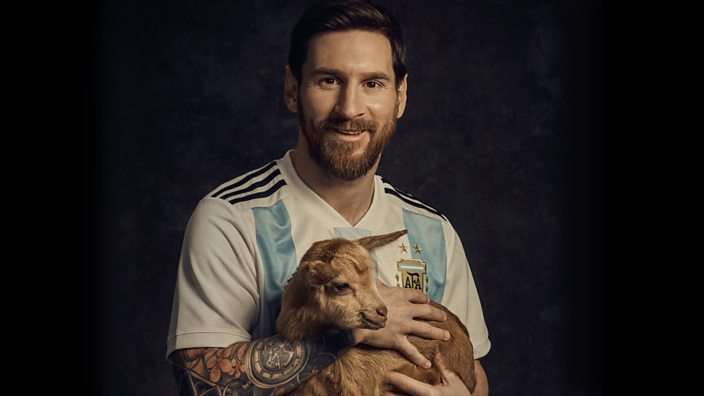
#> input picture Messi.jpg, 704 x 396 px
$ jupyter execute --allow-errors 'Assignment 4.ipynb'   (older library calls are emulated)   (text cells are left out)
#> lines starting #> are read from the running program, lines starting #| are printed output that depends on the picture; after the words box and inside, x2 and y2 are one past the last pixel; in counts of white or black regions, pixels touching at a corner belong together
[cell 1]
#Load Image using openCV
import cv2
import numpy as np
image = cv2.imread("Messi.jpg")
#> image is the input picture: shape (396, 704, 3); mean B, G, R 33, 34.3, 40.2
cv2.imshow("Messi",image)
cv2.waitKey(0)
cv2.destroyAllWindows()

[cell 2]
#BGR to GrayScale
img=image.copy()
img=cv2.cvtColor(img,cv2.COLOR_BGR2GRAY)
cv2.imshow("Image",img)
cv2.waitKey(0)
cv2.destroyAllWindows()

[cell 3]
#Save Image
cv2.imwrite("MessiGray.jpg",img)
#> Out = True

[cell 4]
Gimg=image.copy()
Gimg=cv2.GaussianBlur(Gimg,(7,7),0)
cv2.imshow("Image",Gimg)
cv2.waitKey(0)
cv2.destroyAllWindows()

[cell 5]
Mimg=img.copy()
Mimg=cv2.medianBlur(Mimg,5)
cv2.imshow("Image",Mimg)
cv2.waitKey(0)
cv2.destroyAllWindows()

[cell 6]
Himg=img.copy()
Himg=cv2.equalizeHist(Himg)
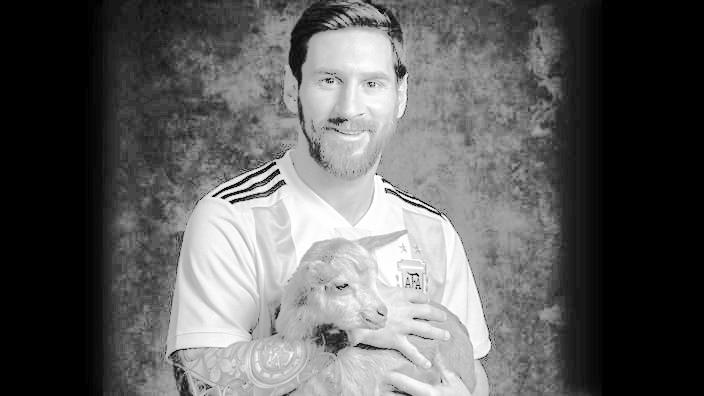
#> Himg: shape (396, 704); min 0, max 255, mean 95.3
cv2.imshow("Image",Himg)
cv2.waitKey(0)
cv2.destroyAllWindows()

[cell 7]
Simg=img.copy()
Simg=cv2.Sobel(Simg,cv2.CV_64F,1,0,ksize=5)
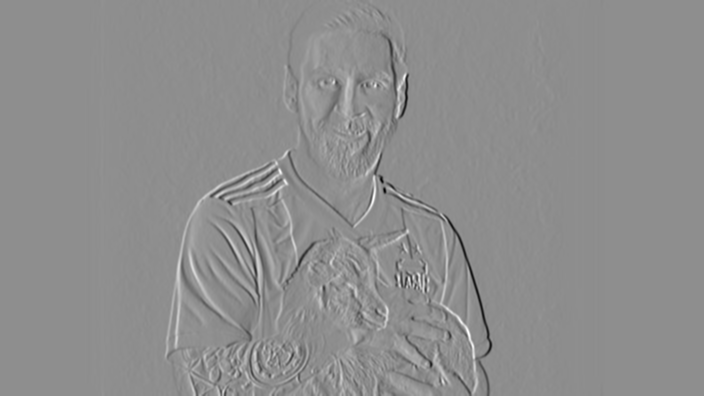
#> Simg: shape (396, 704) float64; min -8138, max 6462, mean 0; drawn with min black and max white
cv2.imshow("Image",Simg)
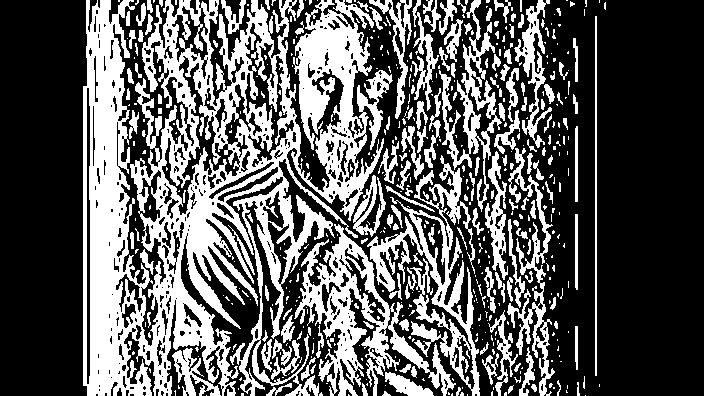
#> window 'Image': shape (396, 704); 35.7% white; 522 white regions (357 under 20 px), largest, box (x1, y1, x2, y2) and area: (83, 0, 393, 396) 56992, (294, 224, 456, 396) 7557, (367, 155, 480, 396) 6714
cv2.waitKey(0)
cv2.destroyAllWindows()

[cell 8]
Cimg=img.copy()
Cimg=cv2.Canny(Cimg,100,200)
#> Cimg: shape (396, 704); 3.8% white in thin lines or dots, all inside (x1, y1, x2, y2) = (165, 6, 491, 396)
cv2.imshow("Image",Cimg)
cv2.waitKey(0)
cv2.destroyAllWindows()

[cell 9]
import cv2
import numpy as np
img_rgb = cv2.imread('8.jpeg')
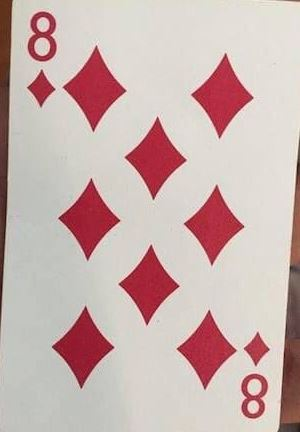
#> input picture 8.jpeg, 300 x 432 px
#> img_rgb is the input picture: shape (432, 300, 3); mean B, G, R 175.5, 178.3, 202

img_gray = cv2.cvtColor(img_rgb, cv2.COLOR_BGR2GRAY)

# Read the template
template = cv2.imread('dinari.png', 0)
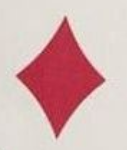
#> input picture dinari.png, 127 x 150 px
#> template: shape (150, 127); min 72, max 236, mean 193.3

# Store width and height of template in w and h
w, h = template.shape[::-1]
#> w = 127; h = 150

# Perform match operations.
res = cv2.matchTemplate(img_gray, template, cv2.TM_CCOEFF_NORMED)
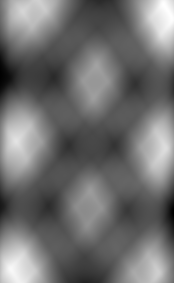
#> res: shape (283, 174) float32; min -0.355, max 0.606, mean 0.068; drawn with min black and max white

# Specify a threshold
threshold = 0.4

# Store the coordinates of matched area in a numpy array
loc = np.where(res >= threshold)
#> loc = 2836 positions, rows 0 to 282, columns 1 to 173

# Draw a rectangle around the matched region.
for pt in zip(*loc[::-1]):
	cv2.rectangle(img_rgb, pt, (pt[0] + w, pt[1] + h), (0, 255, 255), 2)
#> this loop made 2836 passes
#> pt on passes 1 to 3: (31, 0), (32, 0), (33, 0)
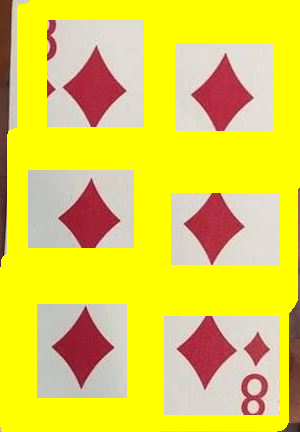
#> img_rgb: shape (432, 300, 3); mean B, G, R 74.4, 211.5, 227.8

# Show the final image with the matched area.
cv2.imshow('Detected', img_rgb)
cv2.waitKey(0)
cv2.destroyAllWindows()

[cell 10]
image2 = cv2.imread('Phone.jpg')
#> (the rest of this cell did not finish here and is left out)

#> (a cell that did not finish here is left out)

#> (a cell that did not finish here is left out)

#> (a cell that did not finish here is left out)

[cell 14]
# Load a colred image
image3 = cv2.imread('Messi.jpg')
# Display the original image inside a circle
mask = np.zeros(image3.shape[:2], dtype="uint8")
(cX, cY) = (image3.shape[1] // 2, image3.shape[0] // 2)
#> cX = 352; cY = 198
cv2.circle(mask, (cX, cY), 200, 255, -1)
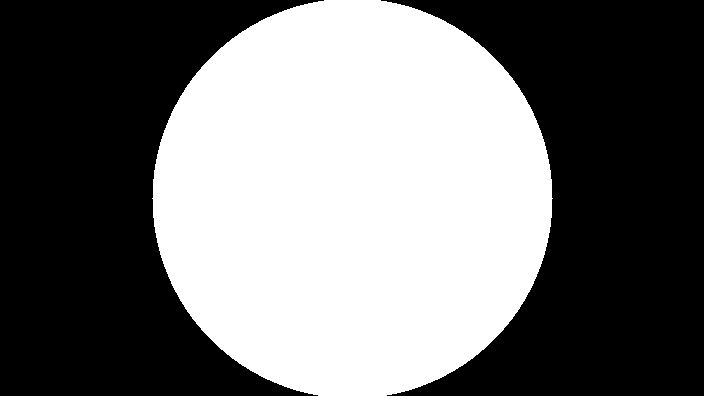
#> mask: shape (396, 704); 45% white; 1 white region, box (x1, y1, x2, y2) and area: (152, 0, 553, 396) 125492
masked = cv2.bitwise_and(image3, image3, mask=mask)
cv2.imshow("Mask Applied to Image", masked)
cv2.waitKey(0)
cv2.destroyAllWindows()

[cell 15]
import cv2
eye_cascade = cv2.CascadeClassifier('haarcascade_eye.xml')
face_cascade = cv2.CascadeClassifier('haarcascade_frontalface_default.xml')

cap = cv2.VideoCapture(0)

while True:
    _, img = cap.read()
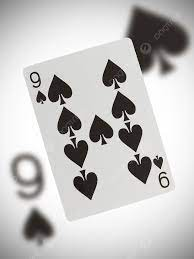
#> input picture im.jpeg, 194 x 259 px, given in place of the camera
#> img is the input picture: shape (259, 194, 3); mean B, G, R 193.8, 194.5, 195.9

    gray = cv2.cvtColor(img, cv2.COLOR_BGR2GRAY)

    faces = face_cascade.detectMultiScale(gray, 1.1, 4)
#> faces = ()
    eyes=eye_cascade.detectMultiScale(gray, 1.1, 4)
#> eyes = [[156, 57, 21, 21], [16, 184, 22, 22], [111, 140, 64, 64]]
    for (x, y, w, h) in faces:
        cv2.rectangle(img, (x, y), (x+w, y+h), (255, 0, 0), 2)
#> this loop made 0 passes
    for (x, y, w, h) in eyes:
        cv2.rectangle(img, (x, y), (x+w, y+h), (255, 0, 0), 2)
#> this loop made 3 passes
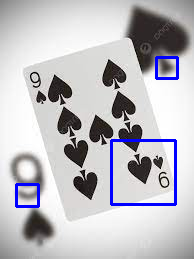
#> img: shape (259, 194, 3); 2.53% of pixels changed, all inside (x1, y1, x2, y2) = (15, 56, 179, 208)
    cv2.imshow('Face Detection', img)

    k = cv2.waitKey(30) & 0xff
#> (key q is pressed here)
    if cv2.waitKey(1) & 0xFF == ord('q'):
#> (key q is pressed here)
        break

cap.release()
cv2.destroyAllWindows()
